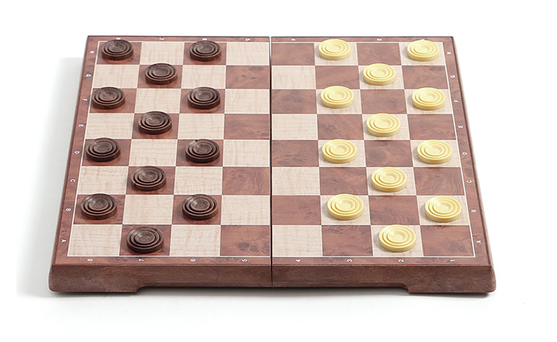
#> input picture hw1/submit/images/img1.png, 557 x 342 px, shrunk from 716 x 440 before the run
$ python hw1_4.py
#> lines starting #> are read from the running program, lines starting #| are printed output that depends on the picture; after the words box and inside, x2 and y2 are one past the last pixel; in counts of white or black regions, pixels touching at a corner belong together
#> in solve4, original_image is the input picture: shape (342, 557, 3); mean B, G, R 187.2, 194.7, 210.6
### hw1/submit/checker_board.py
import cv2
import numpy as np

from my_geometry import *

DEBUG = False

FILE_PATH = './images/'
FILE_LIST = ('img1.png', 'img2.jpg', 'img3.jpg', 'img4.jpg', 'img5.jpg', 'img6.jpg', 'img7.jpg', 'img8.jpg')
SIZE = 500


# [16 lines left out: functions draw_line, draw_point, not called in this run]


def on_board(image, pt: Point2D) -> bool:
    return (0 <= pt.x < len(image)) and (0 <= pt.y < len(image[0]))


# get proper convex quadrilaterals contains every points
def make_to_quadrilaterals(points: list[Point2D]) -> list[Point2D]:
    v = convex_hull(points)
    lines = []
    for i in range(len(v)):
        p1, p2 = v[i], v[(i + 1) % len(v)]
        lines.append((p1.dist(p2), Line2D(p1, p2), i))
    lines.sort(key=lambda x: -x[0])
    lines = lines[:4]
    lines.sort(key=lambda x: x[2])
    res = []
    for i in range(4):
        res.append(lines[i][1].intersect(lines[(i + 1) % 4][1])[1])
    return res


def manual_perspective_matrix(src_pts: np.ndarray):
    assert src_pts.shape == (4, 2)
    dst_pts = np.float32([[0, 0], [SIZE, 0], [SIZE, SIZE], [0, SIZE]])
    return cv2.getPerspectiveTransform(src_pts, dst_pts)


def auto_perspective_matrix(image):
    # 1. make gray scale image
    gray = cv2.cvtColor(image, cv2.COLOR_BGR2GRAY)
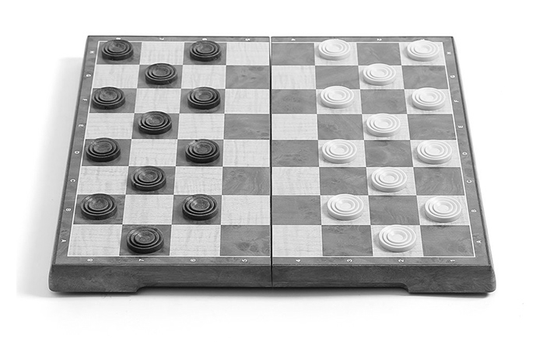
#> gray: shape (342, 557); min 0, max 255, mean 198.6
    gray = cv2.GaussianBlur(gray, (9, 9), 0)
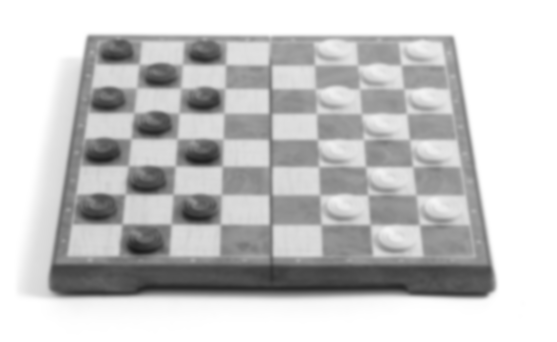
#> gray: shape (342, 557); min 27, max 255, mean 198.6
    sz = (len(image), len(image[0]))
#> sz = (342, 557)

    # 2. edge detection using hough transform
    edge = cv2.Canny(image, 50, 200, 3)
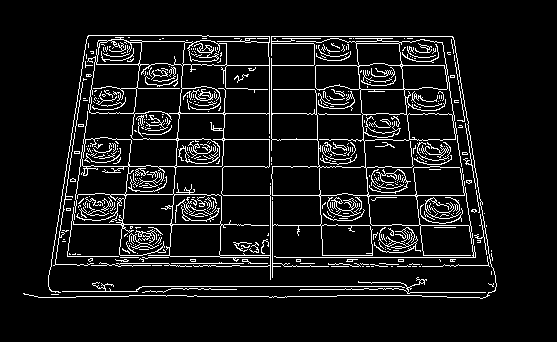
#> edge: shape (342, 557); 8.6% white in thin lines or dots, all inside (x1, y1, x2, y2) = (23, 35, 497, 299)
    hough = cv2.HoughLinesP(edge, 1, math.pi/180, 120, minLineLength=min(sz[0], sz[1])//40, maxLineGap=20)
#> hough = 33 rows, first 6: [71, 139, 470, 139], [220, 257, 492, 257], [66, 166, 439, 166], [142, 286, 411, 286], [202, 36, 452, 36], [166, 296, 336, 296]

    hough_image = gray.copy()
    hough_image[hough_image < 256] = 0
#> hough_image: shape (342, 557); every value is 0

    for i in range(hough.shape[0]):
        pt1 = (hough[i][0][0], hough[i][0][1])
        pt2 = (hough[i][0][2], hough[i][0][3])
        cv2.line(hough_image, pt1, pt2, (255, 255, 255), thickness=1)
#> this loop made 33 passes
#> (pt1, pt2) on passes 1 to 12: ((71, 139), (470, 139)), ((220, 257), (492, 257)), ((66, 166), (439, 166)), ((142, 286), (411, 286)), ((202, 36), (452, 36)), ((166, 296), (336, 296)), ((138, 65), (458, 65)), ((207, 195), (479, 195)), ((57, 224), (277, 224)), ((75, 113), (326, 113)), ((176, 266), (455, 266)), ((87, 263), (385, 263))
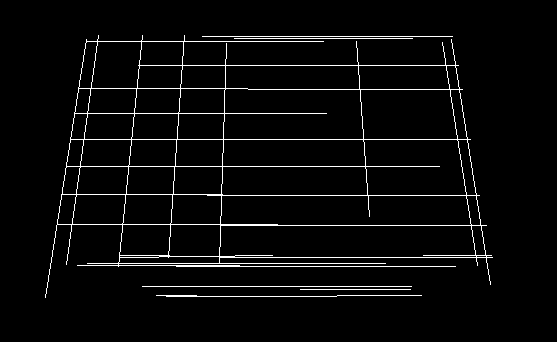
#> hough_image: shape (342, 557); 3.7% white in thin lines or dots, all inside (x1, y1, x2, y2) = (45, 35, 493, 298)

    # 3. find external contours
    contours, _ = cv2.findContours(hough_image, cv2.RETR_EXTERNAL, cv2.CHAIN_APPROX_SIMPLE)
#> contours = 6 contours, 4 with area under 20; largest, box (x1, y1, x2, y2) and area: (45, 35, 493, 298) 78391, (156, 295, 422, 297) 31

    # 4. get convex hull using Graham's scan to make quadrilaterals
    points = np.vstack(contours).squeeze()
#> points = 389 pairs, first value 45 to 492, second value 35 to 297
    hull = []
    for p in points:
        hull.append(Point2D(p[1], p[0]))
#> this loop made 389 passes
#> p on passes 1 to 3: [156, 295], [165, 295], [166, 296]
#> after the loop, hull = 389 items
    hull = make_to_quadrilaterals(hull)[::-1]

    # 5. get perspective transform matrix
    points_list = [[int(p.y), int(p.x)] for p in hull]
    return manual_perspective_matrix(np.float32(points_list))


def perspective_transform(image, transform_matrix):
    return cv2.warpPerspective(image, transform_matrix, (SIZE, SIZE))

### hw1/submit/my_geometry.py
import math
import random
import copy


# Basic class for 2D coordinate point
class Point2D:
    def __init__(self, _x, _y):
        self.x = _x
        self.y = _y

    def add(self, other): return Point2D(self.x + other.x, self.y + other.y)

    def sub(self, other): return Point2D(self.x - other.x, self.y - other.y)

    def to_int(self): return Point2D(int(self.x), int(self.y))

    def less_than(self, other): return self.x < other.x or (self.x == other.x and self.y < other.y)

    def len(self): return math.hypot(self.x, self.y)

    def dist(self, other): return (self.sub(other)).len()

    def dot(self, other): return self.x * other.x + self.y * other.y

    def cross(self, other): return self.x * other.y - self.y * other.x

    def cross3(self, p1, p2): return (p1.sub(self)).cross(p2.sub(self))

    def polar(self): return math.atan2(self.y, self.x)


# Basic class for 2D line & segment
class Line2D:
    def __init__(self, _p1: Point2D, _p2: Point2D):
        if _p1.x > _p2.x or (_p1.x == _p2.x and _p1.y > _p2.y):
            (_p1, _p2) = (_p2, _p1)
        self.p1 = _p1
        self.p2 = _p2
        if _p1.x == _p2.x:
            self.a = 1
            self.b = 0
            self.c = -_p1.x
        else:
            self.a = _p2.y - _p1.y
            self.b = _p1.x - _p2.x
            self.c = -(_p1.x * self.a + _p1.y * self.b)
        self.vec = Point2D(self.b, -self.a)

    # [4 lines left out: function get_angle, not called in this run]

    def calc(self, x) -> float:
        m, k = -self.a / self.b, -self.c / self.b
        return m * x + k

    # [7 lines left out: function random_point, not called in this run]

    def intersect(self, line) -> (bool, Point2D):
        if self.b == 0 and line.b == 0:
            return False, Point2D(0, 0).to_int()
        if self.b != 0 and line.b != 0 and self.a / self.b == line.a / line.b:
            return False, Point2D(0, 0).to_int()

        l1, l2 = copy.deepcopy(self), copy.deepcopy(line)
        if l1.b == 0:
            (l1, l2) = (l2, l1)
        if l2.b == 0:
            return True, Point2D(-l2.c, l1.calc(-l2.c)).to_int()
        x = (l1.b * l2.c - l1.c * l2.b) / (l1.a * l2.b - l1.b * l2.a)
        y = l1.calc(x)
        return True, Point2D(x, y).to_int()


def dot3(p1: Point2D, p2: Point2D, p3: Point2D) -> float:
    return float((p2.sub(p1)).dot((p3.sub(p1))))


# return positive value if counter clock wise, negative value if clock wise, else 0
def ccw(p1: Point2D, p2: Point2D, p3: Point2D) -> float:
    return float(p2.x - p1.x) * (p3.y - p1.y) - (p3.x - p1.x) * (p2.y - p1.y)


# get angle between two vectors (p1 - anchor) and (p2 - anchor)
def get_angle(anchor, p1: Point2D, p2: Point2D) -> float:
    if anchor is not None:
        p1 = p1.sub(anchor)
        p2 = p2.sub(anchor)
    cs = max(-1, min(1, p1.dot(p2) / (p1.len() * p2.len())))
    return math.acos(abs(cs))


# BOJ 17387, return true if two segments are intersect
# https://github.com/justiceHui/icpc-teamnote-for-newbie/blob/master/code/Geometry/SegmentIntersection.cpp
# [30 lines left out: functions segment_intersect, segment_distance, not called in this run]


# BOJ 1708, get the smallest convex polygon(with some threshold...) contains every points in O(n log n) time.
# https://github.com/justiceHui/icpc-teamnote-for-newbie/blob/master/code/Geometry/ConvexHull.cpp
def convex_hull(points: list[Point2D]) -> list[Point2D]:
    v = copy.deepcopy(points)
#> v = 389 items
    v.sort(key=lambda pt: (pt.x, pt.y))
    lo, hi = [], []
    for p in v:
        while len(lo) >= 2 and (ccw(lo[-2], lo[-1], p) <= 0 or get_angle(p, lo[-2], lo[-1]) < 0.05):
            lo.pop()
        while len(hi) >= 2 and (ccw(hi[-2], hi[-1], p) >= 0 or get_angle(p, hi[-2], hi[-1]) < 0.05):
            hi.pop()
        lo.append(p)
        hi.append(p)
#> this loop made 389 passes
#> after the loop, hi = 5 items; lo = 3 items
    hi = hi[1:-1]
#> hi = 3 items
    return lo + hi[::-1]

### hw1/submit/hw1_4.py
import sys
from checker_board import *


def solve4(filename):
    # 1. load image, apply perspective transform and make blurred gray scale image
    original_image = cv2.imread(filename)
    image = perspective_transform(original_image, auto_perspective_matrix(original_image))
#> in make_to_quadrilaterals, `v = convex_hull(points)`: v = 6 items
#> the loop in make_to_quadrilaterals, `for i in range(len(v)):` made 6 passes
#> in perspective_transform, `return cv2.warpPerspective(image, transform_matrix, (SIZE, SIZE))`:
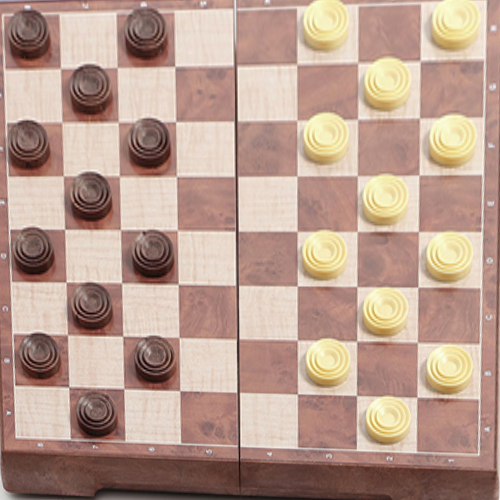
#> returned value: shape (500, 500, 3); mean of channels 0, 1, 2 142.6, 156.8, 185.4; drawn as B, G, R
    gray = cv2.cvtColor(image, cv2.COLOR_BGR2GRAY)
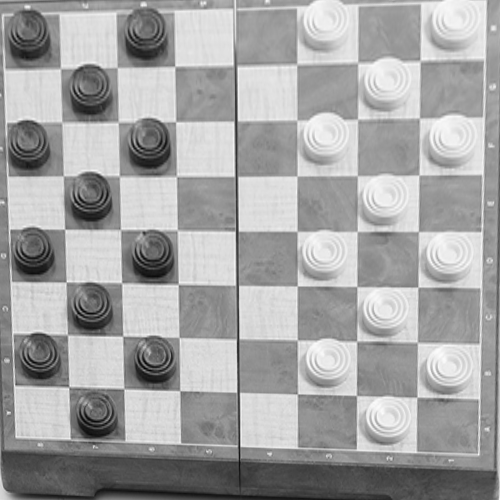
#> gray: shape (500, 500); min 5, max 252, mean 163.7
    gray = cv2.GaussianBlur(gray, (5, 5), 0)
    gray = cv2.medianBlur(gray, 9)
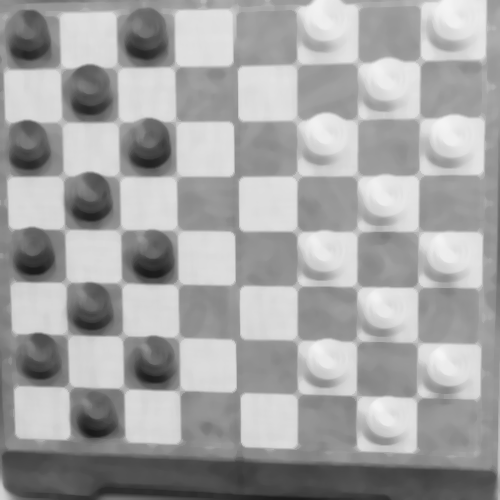
#> gray: shape (500, 500); min 25, max 245, mean 163.9

    # 2. circle detection using hough transform
    circles = cv2.HoughCircles(gray, cv2.HOUGH_GRADIENT, 2, 50, param1=55, param2=45, minRadius=15, maxRadius=30)

    # 3. get average bright of image
    n, m, avg = len(image), len(image[0]), 0
    for i in range(n):
        for j in range(m):
            avg += gray[i][j]
    avg /= n * m

    # 4. categorize circles
    white, black = [], []
    if circles is not None:
        for i in range(circles.shape[1]):
            cx, cy, radius = circles[0][i]
            cx, cy, radius = int(cx), int(cy), int(radius)
            cnt, now = 0, 0
            # 4-1. get average bright of circle
            for dx in range(-5, 6):
                for dy in range(-5, 6):
                    x, y = cx + dx, cy + dy
                    if (0 <= y < n) and (0 <= x < m):
                        cnt += 1
                        now += gray[y][x]
            # 4-2. categorize circle
            if avg * cnt < now:
                black.append((cx, cy, radius))
            else:
                white.append((cx, cy, radius))

    print('w:%d b:%d' % (len(white), len(black)))
#| w:12 b:12

    if DEBUG:
        result = image.copy()
        for cx, cy, radius in black:
            cv2.circle(result, (cx, cy), radius, (0, 0, 255), 2, cv2.LINE_AA)
        for cx, cy, radius in white:
            cv2.circle(result, (cx, cy), radius, (255, 0, 0), 2, cv2.LINE_AA)

        cv2.imshow(filename + " result", result)
        cv2.waitKey(0)
        cv2.destroyAllWindows()


if __name__ == '__main__':
    if len(sys.argv) != 2:
        for file in FILE_LIST:
            solve4(FILE_PATH + file)
#> pass 2 of the loop `for file in FILE_LIST:`:
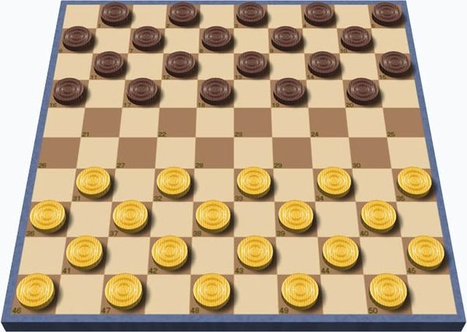
#> input picture hw1/submit/images/img2.jpg, 467 x 332 px, shrunk from 600 x 427 before the run
#> in solve4, original_image is the input picture: shape (332, 467, 3); mean B, G, R 136.3, 168.2, 190
#> edge: shape (332, 467); 13.4% white in thin lines or dots
#> after the loop in auto_perspective_matrix (call 2), `for i in range(hough.shape[0]):`:
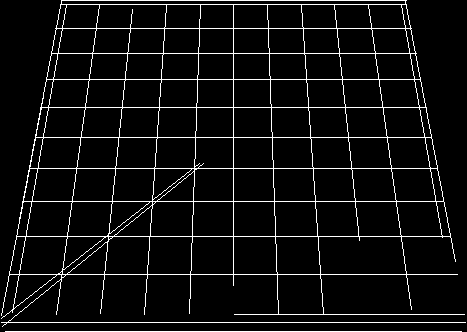
#> hough_image: shape (332, 467); 6.2% white in thin lines or dots
#> the loop in auto_perspective_matrix (call 2), `for p in points:` made 502 passes
#> p on passes 1 to 3: [5, 331], [461, 331], [61, 0]
#> the loop in make_to_quadrilaterals (call 2), `for i in range(len(v)):` made 5 passes
#> in solve4 (call 2), `gray = cv2.medianBlur(gray, 9)`:
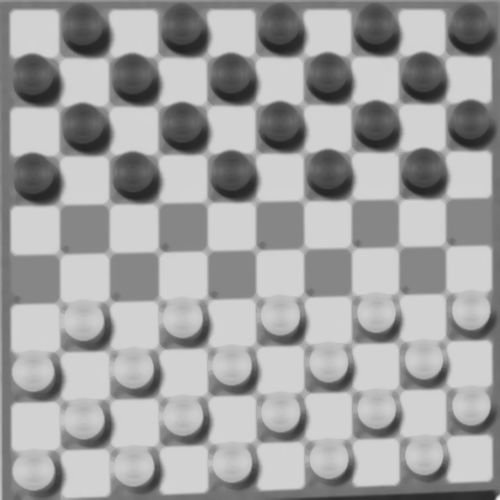
#> gray: shape (500, 500); min 34, max 248, mean 161.1
#| w:20 b:20
#> pass 3 of the loop `for file in FILE_LIST:`:
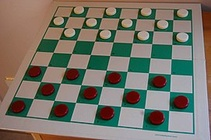
#> input picture hw1/submit/images/img3.jpg, 211 x 140 px, shrunk from 271 x 180 before the run
#> in solve4, original_image is the input picture: shape (140, 211, 3); mean B, G, R 104.3, 115.6, 118.2
#> edge: shape (140, 211); 13.9% white in thin lines or dots
#> after the loop in auto_perspective_matrix (call 3), `for i in range(hough.shape[0]):`:
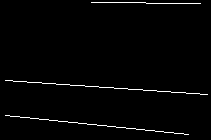
#> hough_image: shape (140, 211); 1.7% white in thin lines or dots
#> the loop in auto_perspective_matrix (call 3), `for p in points:` made 142 passes
#> p on passes 1 to 8: [5, 115], [9, 115], [10, 116], [19, 116], [20, 117], [29, 117], [30, 118], [38, 118]
#> in solve4 (call 3), `gray = cv2.cvtColor(image, cv2.COLOR_BGR2GRAY)`:
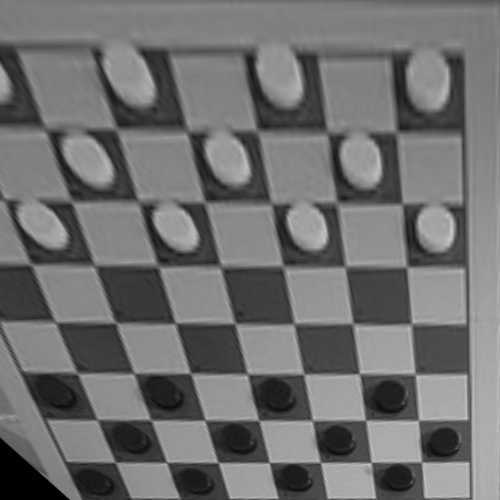
#> gray: shape (500, 500); min 0, max 205, mean 111.3
#| w:7 b:6
#> (the run stopped early here; a loop or call above may not have finished)
